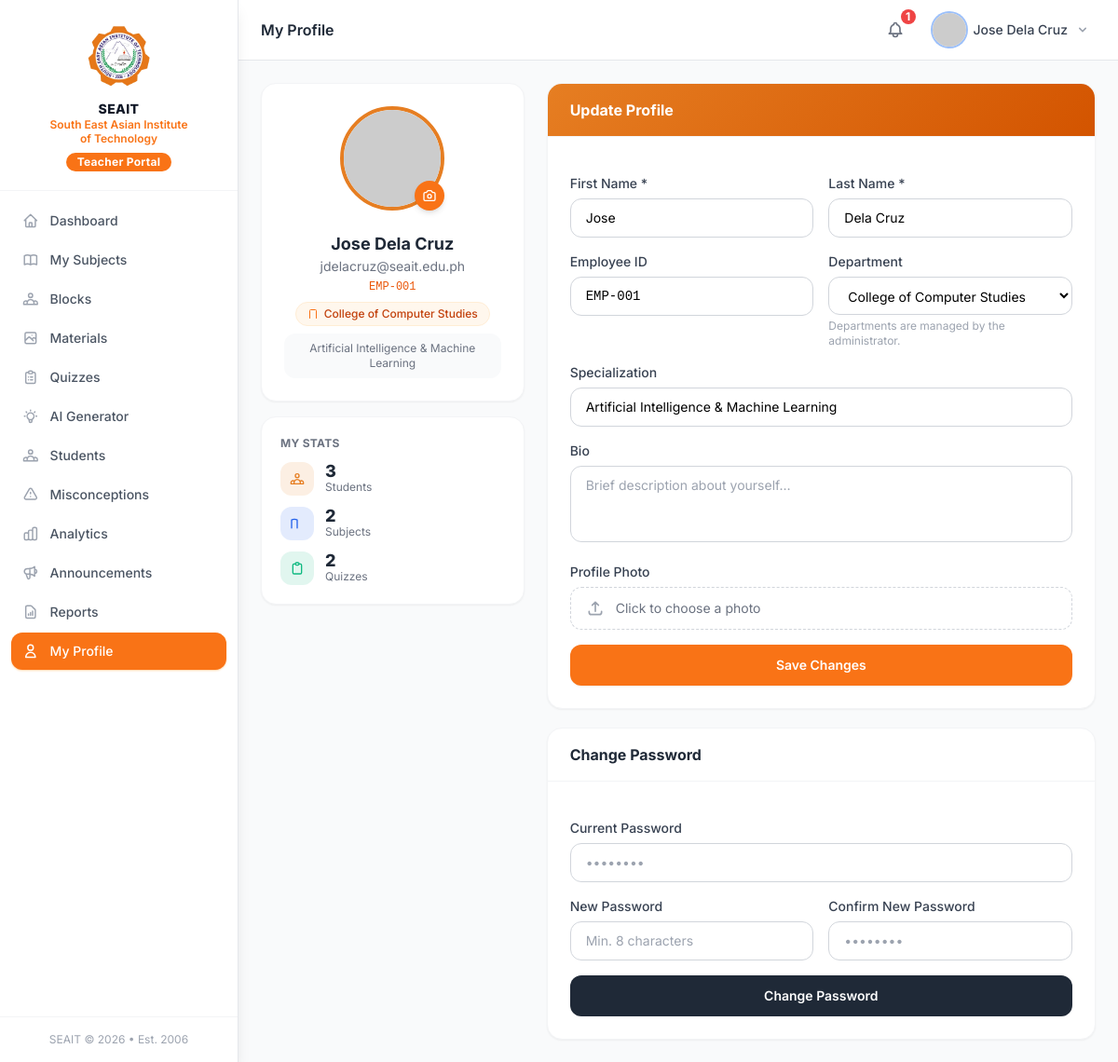
The page /modules/teacher/profile.php (signed in) on the database its author committed.
### tables this page shows
CREATE TABLE teachers (
    id              INT UNSIGNED AUTO_INCREMENT PRIMARY KEY,
    user_id         INT UNSIGNED NOT NULL UNIQUE,
    department_id   INT UNSIGNED DEFAULT NULL,
    employee_id     VARCHAR(30)  DEFAULT NULL UNIQUE,
    specialization  VARCHAR(150) DEFAULT NULL,
    bio             TEXT         DEFAULT NULL,
    created_at      DATETIME     NOT NULL DEFAULT CURRENT_TIMESTAMP,
    updated_at      DATETIME     NOT NULL DEFAULT CURRENT_TIMESTAMP ON UPDATE CURRENT_TIMESTAMP,
    FOREIGN KEY (user_id)       REFERENCES users(id)       ON DELETE CASCADE,
    FOREIGN KEY (department_id) REFERENCES departments(id) ON DELETE SET NULL,
    INDEX idx_department (department_id)
);

CREATE TABLE users (
    id          INT UNSIGNED AUTO_INCREMENT PRIMARY KEY,
    username    VARCHAR(50)  NOT NULL UNIQUE,
    email       VARCHAR(150) NOT NULL UNIQUE,
    password    VARCHAR(255) NOT NULL,
    role        ENUM('admin','teacher','student') NOT NULL DEFAULT 'student',
    first_name  VARCHAR(80)  NOT NULL,
    last_name   VARCHAR(80)  NOT NULL,
    avatar      VARCHAR(255) DEFAULT NULL,
    is_active   TINYINT(1)   NOT NULL DEFAULT 1,
    remember_token VARCHAR(100) DEFAULT NULL,
    last_login  DATETIME     DEFAULT NULL,
    created_at  DATETIME     NOT NULL DEFAULT CURRENT_TIMESTAMP,
    updated_at  DATETIME     NOT NULL DEFAULT CURRENT_TIMESTAMP ON UPDATE CURRENT_TIMESTAMP,
    INDEX idx_role       (role),
    INDEX idx_is_active  (is_active),
    INDEX idx_email      (email)
);

CREATE TABLE departments (
    id          INT UNSIGNED AUTO_INCREMENT PRIMARY KEY,
    name        VARCHAR(150) NOT NULL,
    code        VARCHAR(20)  NOT NULL UNIQUE,
    description TEXT         DEFAULT NULL,
    head_id     INT UNSIGNED DEFAULT NULL,
    is_active   TINYINT(1)   NOT NULL DEFAULT 1,
    created_at  DATETIME     NOT NULL DEFAULT CURRENT_TIMESTAMP,
    updated_at  DATETIME     NOT NULL DEFAULT CURRENT_TIMESTAMP ON UPDATE CURRENT_TIMESTAMP,
    INDEX idx_code      (code),
    INDEX idx_is_active (is_active)
);

### core/Auth.php (called while the page is built, shortened)
<?php
class Auth
{
    public static function id(): ?int
    {
        return $_SESSION['user_id'] ?? null;
    }
}

### core/Database.php (called while the page is built, shortened)
<?php
class Database
{
    private static ?PDO $instance = null;
    public static function getInstance(): PDO
    {
        if (self::$instance === null) {
            $dsn = sprintf(
                'mysql:host=%s;port=%s;dbname=%s;charset=%s',
                DB_HOST, DB_PORT, DB_NAME, DB_CHARSET
            );
            $options = [
                PDO::ATTR_ERRMODE            => PDO::ERRMODE_EXCEPTION,
                PDO::ATTR_DEFAULT_FETCH_MODE => PDO::FETCH_ASSOC,
                PDO::ATTR_EMULATE_PREPARES   => false,
                PDO::MYSQL_ATTR_INIT_COMMAND => "SET NAMES utf8mb4 COLLATE utf8mb4_unicode_ci",
            ];
            try {
                self::$instance = new PDO($dsn, DB_USER, DB_PASS, $options);
            } catch (PDOException $e) {
                if (APP_DEBUG) {
                    die('Database connection failed: ' . $e->getMessage());
                }
                die('A database error occurred. Please try again later.');
            }
        }
        return self::$instance;
    }
    public static function query(string $sql, array $params = []): PDOStatement
    {
        $stmt = self::getInstance()->prepare($sql);
        $stmt->execute($params);
        return $stmt;
    }
    public static function fetchOne(string $sql, array $params = []): ?array
    {
        $row = self::query($sql, $params)->fetch();
        return $row ?: null;
    }
    public static function fetchAll(string $sql, array $params = []): array
    {
        return self::query($sql, $params)->fetchAll();
    }
}

### core/Helpers.php (called while the page is built, shortened)
<?php
function e(mixed $value): string
{
    return htmlspecialchars((string) $value, ENT_QUOTES | ENT_HTML5, 'UTF-8');
}
function getTeacherProfile(int $userId): ?array
{
    return Database::fetchOne(
        "SELECT t.*, u.first_name, u.last_name, u.email, u.avatar
         FROM teachers t JOIN users u ON u.id = t.user_id
         WHERE u.id = ? LIMIT 1",
        [$userId]
    );
}

### modules/teacher/profile.php (the view, shortened to what this page needs)
<?php
$teacher   = getTeacherProfile(Auth::id());
$tid       = (int)$teacher['id'];
$departments = Database::fetchAll("SELECT id, name FROM departments WHERE is_active=1 ORDER BY name");
$teacher = getTeacherProfile(Auth::id());
$avatar  = $teacher['avatar']
    ? fileUrl($teacher['avatar'])
    : 'https://ui-avatars.com/api/?name=' . urlencode($teacher['first_name'] . ' ' . $teacher['last_name']) . '&background=e67e22&color=fff&size=160';
$totalStudents = Database::fetchOne(
    "SELECT COUNT(DISTINCT e.student_id) c FROM enrollments e
     JOIN courses c ON c.id=e.course_id WHERE c.teacher_id=? AND e.status='active'", [$tid])['c'];
$totalCourses  = Database::fetchOne(
    "SELECT COUNT(*) c FROM courses WHERE teacher_id=? AND is_active=1", [$tid])['c'];
$totalQuizzes  = Database::fetchOne(
    "SELECT COUNT(*) c FROM quizzes WHERE teacher_id=? AND is_published=1", [$tid])['c'];
?>
<!DOCTYPE html>
<html lang="en">
<head><?php include __DIR__ . '/../../includes/components/head.php'; ?></head>
<body class="bg-gray-50 min-h-screen">
<?php include __DIR__ . '/../../includes/components/sidebar_teacher.php'; ?>
<div class="md:ml-64 flex flex-col min-h-screen">
<?php include __DIR__ . '/../../includes/components/topbar.php'; ?>
<main class="flex-1 p-4 md:p-6 fade-in">
<div class="grid grid-cols-1 lg:grid-cols-3 gap-6">
    <div class="space-y-4">
        <div class="bg-white rounded-2xl shadow-sm border border-gray-100 p-6 text-center">
            <div class="relative inline-block mb-4">
                <img src="<?= e($avatar) ?>" alt="Avatar"
                     class="w-28 h-28 rounded-full object-cover mx-auto border-4"
                     style="border-color:#e67e22"
                     onerror="this.src='https://ui-avatars.com/api/?name=<?= urlencode($teacher['first_name'].' '.$teacher['last_name']) ?>&background=e67e22&color=fff&size=160'">
                <label for="avatarInput"
                       class="absolute bottom-0 right-0 w-8 h-8 bg-orange-500 hover:bg-orange-600 text-white rounded-full flex items-center justify-center cursor-pointer shadow-md transition"
                       title="Change photo">
                </label>
            </div>
            <h3 class="text-lg font-bold text-gray-800"><?= e($teacher['first_name'] . ' ' . $teacher['last_name']) ?></h3>
            <p class="text-sm text-gray-500"><?= e($teacher['email']) ?></p>
            <?php if ($teacher['employee_id']): ?>
            <p class="text-xs font-mono text-orange-600 mt-1"><?= e($teacher['employee_id']) ?></p>
            <?php endif; ?>
            <?php if ($teacher['department_id']): ?>
            <?php $dept = Database::fetchOne("SELECT name FROM departments WHERE id=?", [$teacher['department_id']]); ?>
            <div class="mt-2 inline-flex items-center gap-1.5 px-3 py-1 bg-orange-50 border border-orange-100 rounded-full">
                <svg class="w-3 h-3 text-orange-500" fill="none" stroke="currentColor" viewBox="0 0 24 24">
                    <path stroke-linecap="round" stroke-linejoin="round" stroke-width="2"
                          d="M19 21V5a2 2 0 00-2-2H7a2 2 0 00-2 2v16"/>
                </svg>
                <span class="text-xs font-medium text-orange-700"><?= e($dept['name'] ?? '') ?></span>
            </div>
            <?php endif; ?>
            <?php if ($teacher['specialization']): ?>
            <p class="text-xs text-gray-500 mt-2 bg-gray-50 rounded-xl px-3 py-2"><?= e($teacher['specialization']) ?></p>
            <?php endif; ?>
        </div>
        <div class="bg-white rounded-2xl shadow-sm border border-gray-100 p-5">
            <p class="text-xs font-bold text-gray-500 uppercase tracking-wide mb-3">My Stats</p>
            <div class="space-y-3">
                <?php foreach ([
                    [$totalStudents, 'Students',  '#e67e22', 'M17 20h5v-2a3 3 0 00-5.356-1.857M17 20H7m10 0v-2c0-.656-.126-1.283-.356-1.857M7 20H2v-2a3 3 0 015.356-1.857M7 20v-2c0-.656.126-1.283.356-1.857m0 0a5.002 5.002 0 019.288 0M15 7a3 3 0 11-6 0 3 3 0 016 0z'],
                    [$totalCourses,  'Subjects',  '#2563eb', 'M12 6.253v13m0-13C10.832 5.477 9.246 5 7.5 5S4.168 5.477 3 6.253v13'],
                    [$totalQuizzes,  'Quizzes',   '#10b981', 'M9 5H7a2 2 0 00-2 2v12a2 2 0 002 2h10a2 2 0 002-2V7a2 2 0 00-2-2h-2M9 5a2 2 0 002 2h2a2 2 0 002-2M9 5a2 2 0 012-2h2a2 2 0 012 2'],
                ] as [$val, $lbl, $hex, $icon]): ?>
                <div class="flex items-center gap-3">
                    <div class="w-9 h-9 rounded-xl flex items-center justify-center flex-shrink-0"
                         style="background:<?= $hex ?>20">
                        <svg class="w-4 h-4" style="color:<?= $hex ?>" fill="none" stroke="currentColor" viewBox="0 0 24 24">
                            <path stroke-linecap="round" stroke-linejoin="round" stroke-width="2" d="<?= $icon ?>"/>
                        </svg>
                    </div>
                    <div>
                        <p class="text-lg font-extrabold text-gray-800 leading-none"><?= $val ?></p>
                        <p class="text-xs text-gray-500"><?= $lbl ?></p>
                    </div>
                </div>
                <?php endforeach; ?>
            </div>
        </div>
    </div>
    <div class="lg:col-span-2 space-y-5">
        <div class="bg-white rounded-2xl shadow-sm border border-gray-100 overflow-hidden">
            <div class="px-6 py-4 border-b border-gray-100" style="background:linear-gradient(135deg,#e67e22,#d35400)">
                <h3 class="font-bold text-white">Update Profile</h3>
            </div>
            <form method="POST" enctype="multipart/form-data" class="p-6 space-y-4">
                <div class="grid grid-cols-2 gap-4">
                    <div>
                        <label class="block text-sm font-medium text-gray-700 mb-1.5">First Name *</label>
                        <input type="text" name="first_name" value="<?= e($teacher['first_name']) ?>" required
                               class="w-full px-4 py-2.5 rounded-xl border border-gray-300 text-sm focus:outline-none focus:ring-2 focus:ring-orange-400">
                    </div>
                    <div>
                        <label class="block text-sm font-medium text-gray-700 mb-1.5">Last Name *</label>
                        <input type="text" name="last_name" value="<?= e($teacher['last_name']) ?>" required
                               class="w-full px-4 py-2.5 rounded-xl border border-gray-300 text-sm focus:outline-none focus:ring-2 focus:ring-orange-400">
                    </div>
                </div>
                <div class="grid grid-cols-2 gap-4">
                    <div>
                        <label class="block text-sm font-medium text-gray-700 mb-1.5">Employee ID</label>
                        <input type="text" name="employee_id" value="<?= e($teacher['employee_id'] ?? '') ?>"
                               placeholder="EMP-001"
                               class="w-full px-4 py-2.5 rounded-xl border border-gray-300 text-sm font-mono focus:outline-none focus:ring-2 focus:ring-orange-400">
                    </div>
                    <div>
                        <label class="block text-sm font-medium text-gray-700 mb-1.5">Department</label>
                        <select name="department_id"
                                class="w-full px-4 py-2.5 rounded-xl border border-gray-300 text-sm focus:outline-none focus:ring-2 focus:ring-orange-400 bg-white">
                            <?php foreach ($departments as $dept): ?>
                            <option value="<?= $dept['id'] ?>"
                                <?= ($teacher['department_id'] ?? '') == $dept['id'] ? 'selected' : '' ?>>
                                <?= e($dept['name']) ?>
                            </option>
                            <?php endforeach; ?>
                        </select>
                        <p class="text-xs text-gray-400 mt-1">Departments are managed by the administrator.</p>
                    </div>
                </div>
                <div>
                    <label class="block text-sm font-medium text-gray-700 mb-1.5">Specialization</label>
                    <input type="text" name="specialization" value="<?= e($teacher['specialization'] ?? '') ?>"
                           placeholder="e.g. Networking, Database Systems, Web Development"
                           class="w-full px-4 py-2.5 rounded-xl border border-gray-300 text-sm focus:outline-none focus:ring-2 focus:ring-orange-400">
                </div>
                <div>
                    <label class="block text-sm font-medium text-gray-700 mb-1.5">Bio</label>
                    <textarea name="bio" rows="3"
                              placeholder="Brief description about yourself…"
                              class="w-full px-4 py-2.5 rounded-xl border border-gray-300 text-sm focus:outline-none focus:ring-2 focus:ring-orange-400 resize-none"><?= e($teacher['bio'] ?? '') ?></textarea>
                </div>
                <div>
                    <label class="block text-sm font-medium text-gray-700 mb-1.5">Profile Photo</label>
                    <label class="flex items-center gap-3 px-4 py-3 rounded-xl border border-dashed border-gray-300 cursor-pointer hover:border-orange-400 hover:bg-orange-50 transition">
                        <svg class="w-5 h-5 text-gray-400" fill="none" stroke="currentColor" viewBox="0 0 24 24">
                            <path stroke-linecap="round" stroke-linejoin="round" stroke-width="2"
                                  d="M4 16v1a3 3 0 003 3h10a3 3 0 003-3v-1m-4-8l-4-4m0 0L8 8m4-4v12"/>
                        </svg>
                        <span id="photoLabel" class="text-sm text-gray-500">Click to choose a photo</span>
                    </label>
                </div>
                <button type="submit"
                        class="w-full py-3 bg-orange-500 hover:bg-orange-600 text-white font-semibold rounded-xl text-sm transition shadow-sm">
                    Save Changes
                </button>
            </form>
        </div>
        <div class="bg-white rounded-2xl shadow-sm border border-gray-100 overflow-hidden">
            <div class="px-6 py-4 border-b border-gray-100">
                <h3 class="font-bold text-gray-800">Change Password</h3>
            </div>
            <form method="POST" class="p-6 space-y-4">
                <div>
                    <label class="block text-sm font-medium text-gray-700 mb-1.5">Current Password</label>
                    <input type="password" name="current_password" required
                           class="w-full px-4 py-2.5 rounded-xl border border-gray-300 text-sm focus:outline-none focus:ring-2 focus:ring-orange-400"
                           placeholder="••••••••">
                </div>
                <div class="grid grid-cols-2 gap-4">
                    <div>
                        <label class="block text-sm font-medium text-gray-700 mb-1.5">New Password</label>
                        <input type="password" name="new_password" required minlength="8"
                               class="w-full px-4 py-2.5 rounded-xl border border-gray-300 text-sm focus:outline-none focus:ring-2 focus:ring-orange-400"
                               placeholder="Min. 8 characters">
                    </div>
                    <div>
                        <label class="block text-sm font-medium text-gray-700 mb-1.5">Confirm New Password</label>
                        <input type="password" name="confirm_password" required
                               class="w-full px-4 py-2.5 rounded-xl border border-gray-300 text-sm focus:outline-none focus:ring-2 focus:ring-orange-400"
                               placeholder="••••••••">
                    </div>
                </div>
                <button type="submit"
                        class="w-full py-3 bg-gray-800 hover:bg-gray-900 text-white font-semibold rounded-xl text-sm transition">
                    Change Password
                </button>
            </form>
        </div>
    </div>
</div>
</main>
</div>
</body>
</html>

### includes/components/head.php (style rules this page uses)
body { font-family: 'Inter', system-ui, sans-serif; }
.fade-in { animation: fadeIn .25s ease-in-out; }

### rows shown on the page
teachers: user.last_name "Jose Dela Cruz", user.email "jdelacruz@seait.edu.ph", employee "EMP-001", specialization "Artificial Intelligence & Machine Learning", first_name "Jose", last_name "Dela Cruz", employee_id "EMP-001", department_id "College of Computer Studies"
departments: name "College of Computer Studies"

### other values the page prints
$item['label'] "Dashboard"
$item['label'] "My Subjects"
$item['label'] "Blocks"
$item['label'] "Materials"
$item['label'] "Quizzes"
$item['label'] "AI Generator"
$item['label'] "Students"
$item['label'] "Misconceptions"
$item['label'] "Analytics"
$item['label'] "Announcements"
$item['label'] "Reports"
$item['label'] "My Profile"
$pageTitle "My Profile"
$notifCount "1"
$userName "Jose Dela Cruz"
